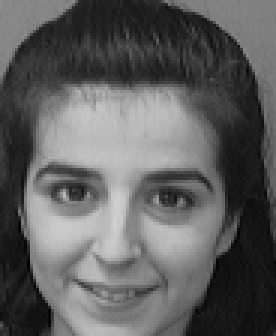
#> input picture 2DPCA/ORL/s10_1.bmp, 92 x 112 px (shown 3 times larger); its folder holds only this picture in this run
$ python 2DPCA.py   (older library calls are emulated)
#> lines starting #> are read from the running program, lines starting #| are printed output that depends on the picture
# Jian Yang, David Zhang, Alejandro F. Frangi, and Jing-yu Yang
# "Two-Dimensional PCA: A New Approach to Appearance-Based Face
# Representation and Recognition".
# IEEE Transactions on Pattern Analysis and Machine Intelligence,
# 2004, 26(1):131-137.
from pathlib import Path
import cv2
import numpy as np
import matplotlib.pyplot as plt


def read_images_from_disk(directory, max_value=255.):
    """
    read images from disk, all images must have the same size

    :param directory:   a special directory
    :param max_value:   for regularization
    :return:            3D array, shape (n_samples, height, width)
    """
#> called with directory = 'ORL', max_value = 255
    # load the images(all images are the same size)
    all_imgs = []
    all_paths = list(((Path.cwd()) / Path(directory)).glob('*'))
    all_paths = [str(path) for path in all_paths]
    for path in all_paths:
        img = cv2.imread(path, flags=cv2.IMREAD_GRAYSCALE) / max_value
#> img: shape (112, 92) float64; min 0.00392, max 0.812, mean 0.373
        all_imgs.append(np.expand_dims(img, 0))
    all_imgs = np.concatenate(all_imgs, 0)
    return all_imgs


def pca_2d(imgs, n_component):
    """
    Two-Dimensional PCA

    :param imgs:            training samples
    :param n_component:     number of principle component
    :return:                all_V: feature matrix of all samples
                                    shape (n_samples, hei or wid, n_component)
                            U: projection matrix
    """
#> called with imgs = array of shape (1, 112, 92), n_component = 10
    # get the shape
    M = imgs.shape[0]       # total number of training samples
#> M = 1
    m, n = imgs.shape[1:]   # image size
#> m = 112; n = 92

    # 2D-PCA
    # 1) compute the scatter matrix Gt
    mean = np.mean(imgs, 0)     # mean face
    Gt = np.zeros(shape=(n, n))
    for i in range(0, M):
        face = imgs[i]
        Gt += (face - mean).T @ (face - mean)
    Gt /= M
    # 2) compute the eigenvalue and eigenvector X of Gt
    eig_val, X = np.linalg.eig(Gt)
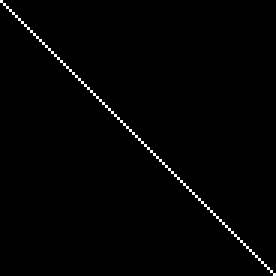
#> X: shape (92, 92) float64 (shown 3 times larger); values 0 (black) and 1 (white), 1.1% white in thin lines or dots
#> eig_val = 92 values from 0 to 0
    ind = np.argsort(eig_val)   # sort
#> ind = 92 values, max 91 at index 90, min 0 at index 91, mean 45.5
    X = X[:, ind[::-1]]         # projection vector X[i]
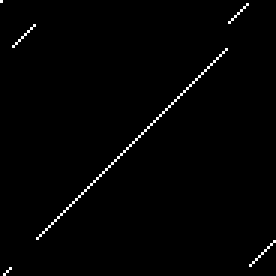
#> X: shape (92, 92) float64 (shown 3 times larger); values 0 (black) and 1 (white), 1.1% white in thin lines or dots
    U = X[:, :n_component]      # projection matrix U
    all_V = []                  # feature matrix of all samples
    for i in range(0, M):
        V = imgs[i] @ U     # feature matrix
        all_V.append(np.expand_dims(V, 0))
#> after the loop, all_V = 1 item
    all_V = np.concatenate(all_V, 0)
    return all_V, U


print('start.')
d1, d2, d3 = 10, 30, 60     # number of components
all_imgs = read_images_from_disk('ORL')

all_V1, U1 = pca_2d(all_imgs, d1)
all_V2, U2 = pca_2d(all_imgs, d2)
all_V3, U3 = pca_2d(all_imgs, d3)
#> call 3 of pca_2d, with imgs = array of shape (1, 112, 92), n_component = 60
#> in pca_2d (call 3), `U = X[:, :n_component]`:
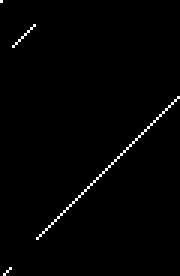
#> U: shape (92, 60) float64 (shown 3 times larger); values 0 (black) and 1 (white), 1.1% white in thin lines or dots
#> the loop in pca_2d (call 3), `for i in range(0, M):` made 1 pass
#> pass 1, in pca_2d (call 3), `V = imgs[i] @ U`:
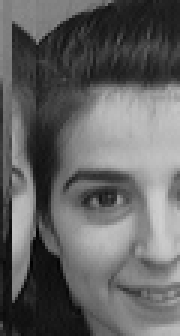
#> V: shape (112, 60) float64 (shown 3 times larger); min 0.00392, max 0.812, mean 0.389

# 2DPCA-based image reconstruction
no = np.int(np.round(
    np.random.rand() * (all_imgs.shape[0] - 1)
))
#> no = 0
A = all_imgs[no]
A_cap1 = all_V1[no] @ U1.T
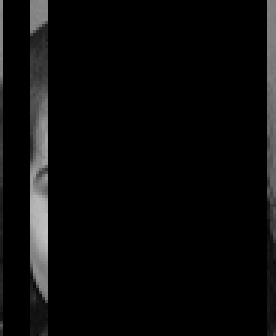
#> A_cap1: shape (112, 92) float64 (shown 3 times larger); min 0, max 0.761, mean 0.0388
A_cap2 = all_V2[no] @ U2.T
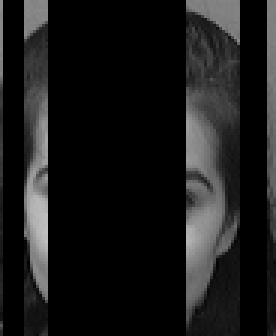
#> A_cap2: shape (112, 92) float64 (shown 3 times larger); min 0, max 0.761, mean 0.0992
A_cap3 = all_V3[no] @ U3.T
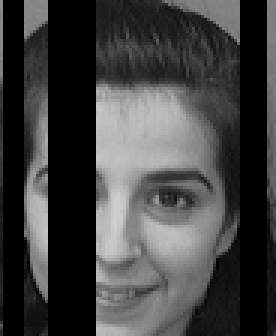
#> A_cap3: shape (112, 92) float64 (shown 3 times larger); min 0, max 0.812, mean 0.254

# display the result
plt.figure()
plt.subplot(1, 4, 1)
plt.imshow(A, cmap='gray')
plt.xticks([])
plt.yticks([])
plt.xlabel('original image')

plt.subplot(1, 4, 2)
plt.imshow(A_cap1, cmap='gray')
plt.xticks([])
plt.yticks([])
plt.xlabel('d={}'.format(d1))

plt.subplot(1, 4, 3)
plt.imshow(A_cap2, cmap='gray')
plt.xticks([])
plt.yticks([])
plt.xlabel('d={}'.format(d2))

plt.subplot(1, 4, 4)
plt.imshow(A_cap3, cmap='gray')
plt.xticks([])
plt.yticks([])
plt.xlabel('d={}'.format(d3))

plt.show()

# 2DPCA-based image recognition
# get the training and test image
all_training_imgs = []
all_test_imgs = []
for i in range(0, all_imgs.shape[0]):
    if i % 10 >= 8:
        all_test_imgs.append(
            np.expand_dims(all_imgs[i, :, :], 0)
        )
    else:
        all_training_imgs.append(
            np.expand_dims(all_imgs[i, :, :], 0)
        )
#> after the loop, all_test_imgs = []; all_training_imgs = 1 item
all_training_imgs = np.concatenate(all_training_imgs, 0)
#> (the run stopped early here; a loop or call above may not have finished)

$ run again, on 2DPCA/ORL/s10_4.bmp
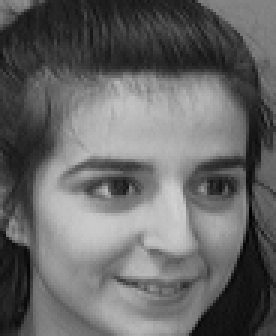
#> input picture 2DPCA/ORL/s10_4.bmp, 92 x 112 px (shown 3 times larger)
#> eig_val = 92 values from 0 to 0
#> ind = 92 values, max 91 at index 90, min 0 at index 91, mean 45.5
#> after the loop in pca_2d, `for i in range(0, M):`: all_V = 1 item
#> U: shape (92, 30) float64; values 0 (black) and 1 (white), 1.1% white in thin lines or dots
#> the loop in pca_2d (call 3), `for i in range(0, M):` made 1 pass
#> pass 1, in pca_2d (call 3), `V = imgs[i] @ U`:
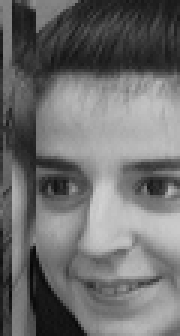
#> V: shape (112, 60) float64 (shown 3 times larger); min 0.0235, max 0.82, mean 0.431
#> no = 0
#> `A_cap3 = all_V3[no] @ U3.T`:
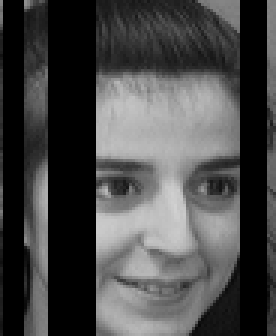
#> A_cap3: shape (112, 92) float64 (shown 3 times larger); min 0, max 0.82, mean 0.281
#> after the loop `for i in range(0, all_imgs.shape[0]):`: all_test_imgs = []; all_training_imgs = 1 item

$ run again, on 2DPCA/ORL/s10_5.bmp
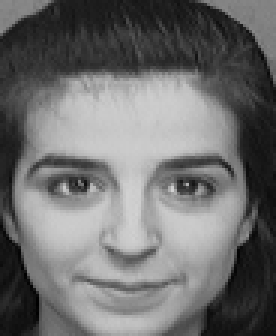
#> input picture 2DPCA/ORL/s10_5.bmp, 92 x 112 px (shown 3 times larger)
#> eig_val = 92 values from 0 to 0
#> ind = 92 values, max 91 at index 90, min 0 at index 91, mean 45.5
#> after the loop in pca_2d, `for i in range(0, M):`: all_V = 1 item
#> U: shape (92, 30) float64; values 0 (black) and 1 (white), 1.1% white in thin lines or dots
#> the loop in pca_2d (call 3), `for i in range(0, M):` made 1 pass
#> pass 1, in pca_2d (call 3), `V = imgs[i] @ U`:
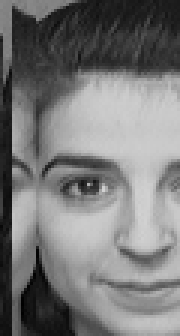
#> V: shape (112, 60) float64 (shown 3 times larger); min 0, max 0.824, mean 0.473
#> no = 0
#> `A_cap3 = all_V3[no] @ U3.T`:
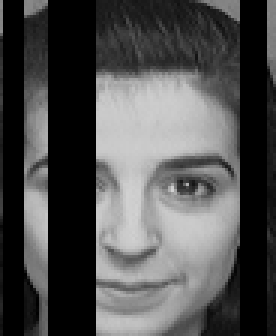
#> A_cap3: shape (112, 92) float64 (shown 3 times larger); min 0, max 0.824, mean 0.309
#> after the loop `for i in range(0, all_imgs.shape[0]):`: all_test_imgs = []; all_training_imgs = 1 item

$ run again, on 2DPCA/ORL/s10_6.bmp
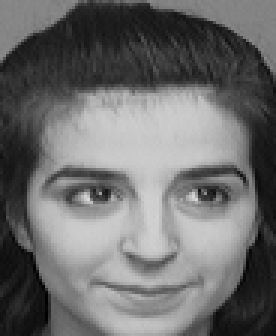
#> input picture 2DPCA/ORL/s10_6.bmp, 92 x 112 px (shown 3 times larger)
#> eig_val = 92 values from 0 to 0
#> ind = 92 values, max 91 at index 90, min 0 at index 91, mean 45.5
#> after the loop in pca_2d, `for i in range(0, M):`: all_V = 1 item
#> U: shape (92, 30) float64; values 0 (black) and 1 (white), 1.1% white in thin lines or dots
#> no = 0
#> `A_cap3 = all_V3[no] @ U3.T`:
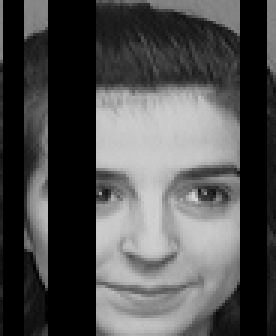
#> A_cap3: shape (112, 92) float64 (shown 3 times larger); min 0, max 0.835, mean 0.304
#> after the loop `for i in range(0, all_imgs.shape[0]):`: all_test_imgs = []; all_training_imgs = 1 item
